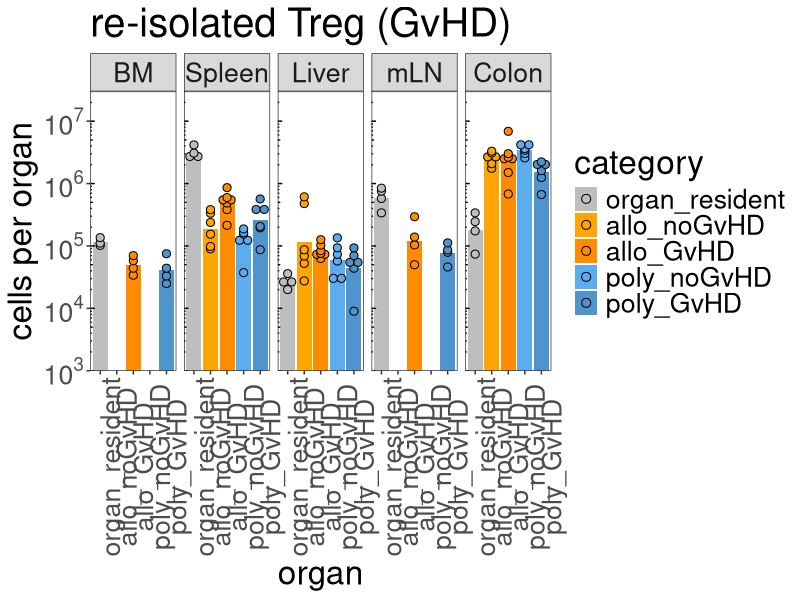
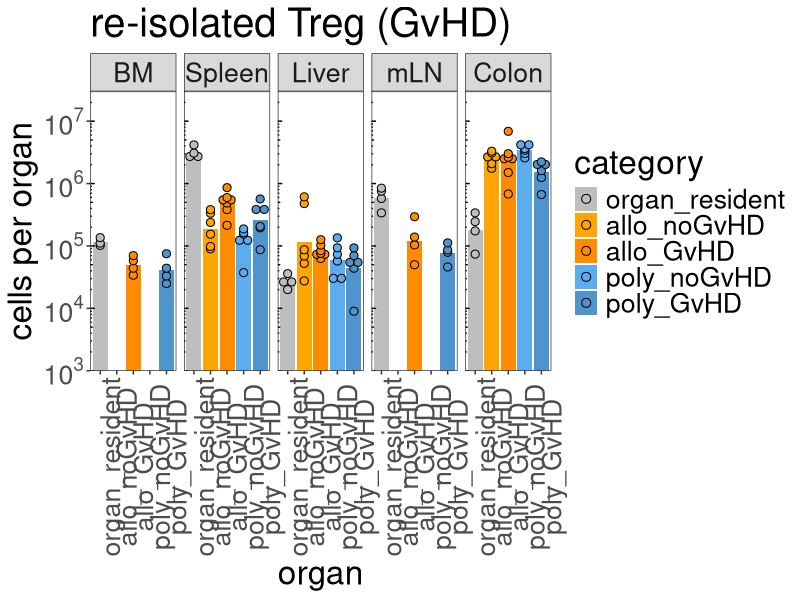

Recreate these plots in R, in order. (Note: this script raises an error after producing the figures.)
## ---- chunk 1
knitr::opts_chunk$set(echo = TRUE)
knitr::opts_knit$set(root.dir = normalizePath(".."))
knitr::write_bib(.packages(), "Figure2d_Treg7dafterBMT_inVivoDistribution.packages.bib")
## ---- chunk 2
library(ggplot2)
library(scales)
library(car)
## ---- chunk 3
Treg.data <- read.delim("./data/TregDistribution.txt", header=TRUE)
Treg.data$organ <- factor(Treg.data$organ,levels = c("BM","Spleen","Liver","mLN","Colon"))
Treg.data$category <- factor(Treg.data$category,levels = c("organ_resident","allo_noGvHD","allo_GvHD","poly_noGvHD","poly_GvHD"))
## ---- chunk 4
p <- ggplot(Treg.data, aes(x=category, y=count, fill=category)) + coord_cartesian(ylim = c(1000,30000000))
p <- p + stat_summary(fun = mean, geom = "bar",  position=position_dodge(.9))
p <- p + geom_dotplot(binaxis='y', stackdir='center',  position=position_dodge(.9), dotsize=6.5, stackratio = 1, binwidth=.02) 
p <- p + stat_summary(fun.data=mean_sdl, fun.args = list(mult=1), geom="errorbar", color="black", size=0.5, width = 0.6, position=position_dodge(.9))
p <- p + scale_y_log10(breaks = c(1000,10000,100000,1000000,10000000),labels = trans_format("log10", math_format(10^.x)),expand = c(0, 0)) 
p <- p + theme_bw() + theme(panel.grid.major = element_blank(), panel.grid.minor = element_blank(), axis.text.x = element_text(angle = 90), text = element_text(size = 24))
p <- p + scale_fill_manual(values = c("gray","orange","darkorange","steelblue2","steelblue3"))
p <- p + annotation_logticks(sides="l", short = unit(.25,"mm"), mid = unit(.5,"mm"),   long = unit(1,"mm"))  
p <- p + labs(title="re-isolated Treg (GvHD)",x="organ", y = "cells per organ")
p <- p + facet_wrap(~organ, nrow=1)
p
pdf("./figures/TregOrganDist.pdf", height=5.5, width=9)
p
dev.off()
## ---- chunk 5
Treg.data$category <- factor(Treg.data$category,levels = c("organ_resident","allo_noGvHD","poly_noGvHD","allo_GvHD","poly_GvHD"))
Treg.dataLiver <- Treg.data[ which(Treg.data$organ=='Liver' & (Treg.data$type=='GvHD' | Treg.data$type=='noGvHD')), ]
Treg.dataColon <- Treg.data[ which(Treg.data$organ=='Colon' & (Treg.data$type=='GvHD' | Treg.data$type=='noGvHD')), ]
Treg.dataSpleen <- Treg.data[ which(Treg.data$organ=='Spleen' & (Treg.data$type=='GvHD' | Treg.data$type=='noGvHD')), ]
## ---- chunk 6
leveneTest(count~category, data=Treg.dataLiver, center=mean)  # variance is significantly different 
shapiro.test(Treg.dataLiver$count[1:6]) 						 # significantly different
shapiro.test(Treg.dataLiver$count[7:12])						 # n.s.
shapiro.test(Treg.dataLiver$count[13:18])                      # n.s.

Treg.liver.res.aov <- aov(count~category, data=Treg.dataLiver)
summary (Treg.liver.res.aov)
## ---- chunk 7
Treg.dataLiverRed <- Treg.dataLiver[c(1:4,7:10,13:16),]
leveneTest(count~category, data=Treg.dataLiverRed, center=mean)  # n.s 
shapiro.test(Treg.dataLiver$count[1:4]) 						 # n.s
shapiro.test(Treg.dataLiver$count[7:10])						 # n.s.
shapiro.test(Treg.dataLiver$count[13:16])                      # n.s.

Treg.liver.red.res.aov <- aov(count~category, data=Treg.dataLiverRed)
summary (Treg.liver.red.res.aov)
## ---- chunk 8
leveneTest(count~category, data=Treg.dataSpleen, center=mean)  # n.s.
shapiro.test(Treg.dataSpleen$count[1:6]) 						 # n.s.
shapiro.test(Treg.dataSpleen$count[7:12])						 # n.s.
shapiro.test(Treg.dataSpleen$count[13:19])                      # n.s.
shapiro.test(Treg.dataSpleen$count[20:25])                      # n.s.

Treg.spleen.res.aov <- aov(count~category, data=Treg.dataSpleen)
summary (Treg.spleen.res.aov)
## ---- chunk 9
TukeyHSD(Treg.spleen.res.aov)
## ---- chunk 10
leveneTest(count~category, data=Treg.dataColon, center=mean)  # n.s.
shapiro.test(Treg.dataColon$count[1:6]) 						 # n.s.
shapiro.test(Treg.dataColon$count[7:12])						 # n.s.
shapiro.test(Treg.dataColon$count[13:19])                      # n.s.
shapiro.test(Treg.dataColon$count[20:25])                      # n.s.

Treg.colon.res.aov <- aov(count~category, data=Treg.dataColon)
summary (Treg.colon.res.aov)
## ---- chunk 11
sessionInfo(package = NULL)
writeLines(capture.output(sessionInfo(package = NULL)), "./Rscripts/Figure2d_Treg7dafterBMT_inVivoDistribution_SessionInfo.txt")
